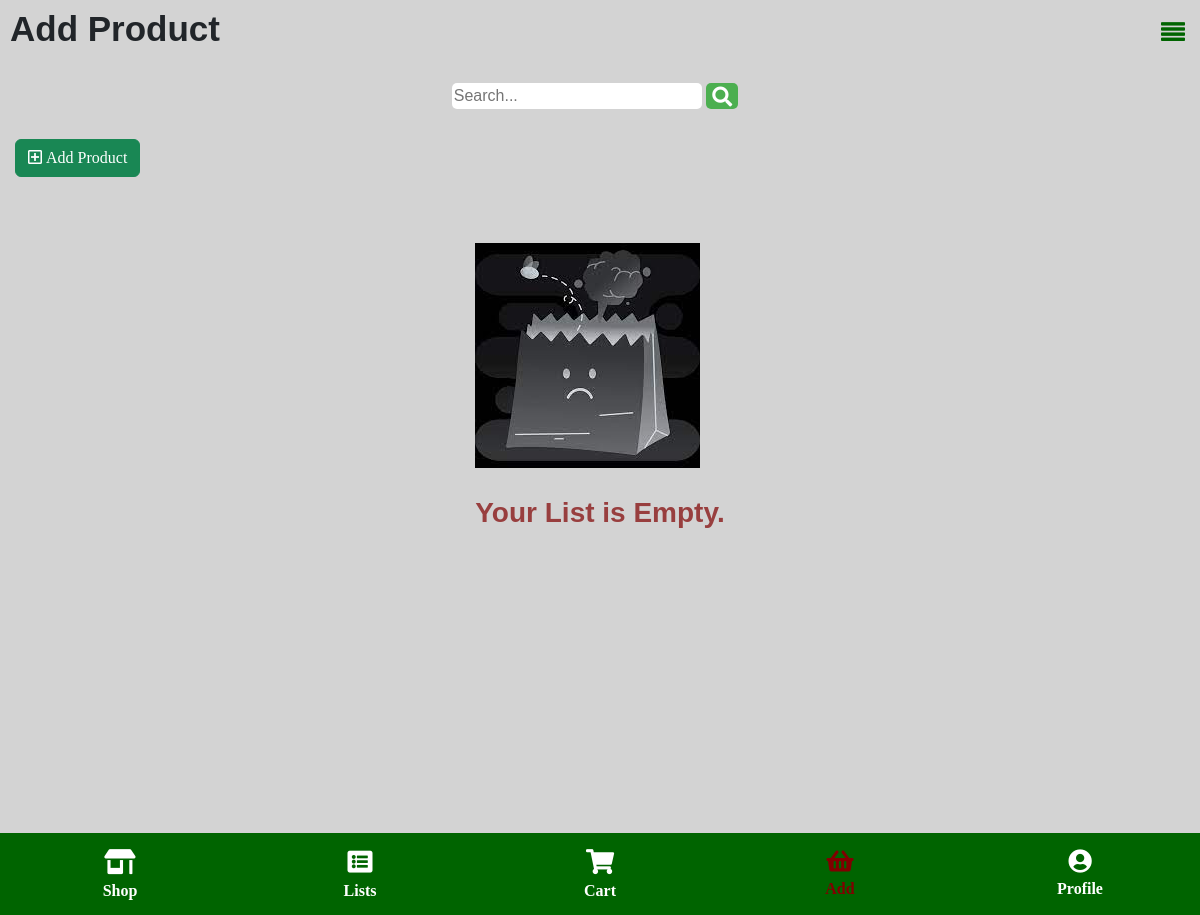
The page /views/addproductlist.php (signed in) on the database as committed earlier.
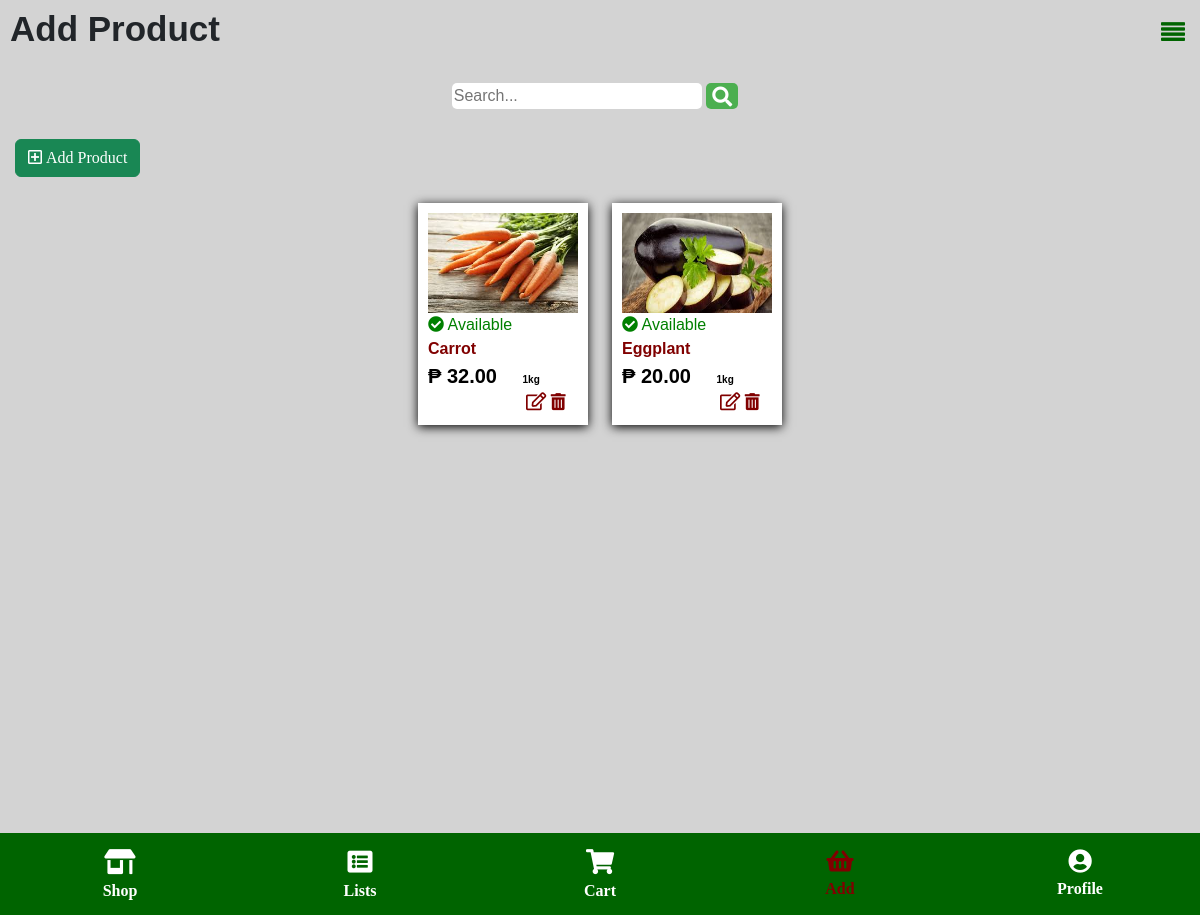
The same page on the database as committed later.
### tables this page shows
CREATE TABLE `product` (
  `id` int(11) NOT NULL,
  `name` varchar(255) NOT NULL,
  `price` decimal(10,2) NOT NULL,
  `category_id` int(11) NOT NULL,
  `brand` varchar(255) NOT NULL DEFAULT 'Unknown',
  `image` varchar(255) DEFAULT NULL,
  `weight` varchar(50) DEFAULT NULL,
  `available` tinyint(1) DEFAULT 1,
  `purchased` tinyint(1) DEFAULT 0,
  `store` varchar(255) NOT NULL DEFAULT 'Unknown',
  `user_id` int(11) NOT NULL
);

### views/addproductlist.php (the view, shortened to what this page needs)
<?php
include 'dbconn.php';
$user_id = $_SESSION['user_id'];
$page = isset($_GET['page']) ? (int)$_GET['page'] : 1;
$records_per_page = 16;
$offset = ($page - 1) * $records_per_page;
$search = isset($_GET['search']) ? $_GET['search'] : '';
$sql = "SELECT * FROM Product WHERE user_id = ? AND (Name LIKE ? OR Brand LIKE ? OR Store LIKE ?) LIMIT ?, ?";
$stmt = $conn->prepare($sql);
$searchTerm = "%$search%";
$stmt->bind_param("isssii", $user_id, $searchTerm, $searchTerm, $searchTerm, $offset, $records_per_page);
$stmt->execute();
$result = $stmt->get_result();
?>
<!DOCTYPE html>
<html lang="en">
<head>
    <link rel="stylesheet" href="https://cdnjs.cloudflare.com/ajax/libs/font-awesome/5.15.4/css/all.min.css">
    <link href="https://cdn.jsdelivr.net/npm/bootstrap@5.3.2/dist/css/bootstrap.min.css" rel="stylesheet">
    <link rel="stylesheet" href="https://cdnjs.cloudflare.com/ajax/libs/font-awesome/4.7.0/css/font-awesome.min.css">
    <link rel="stylesheet" href="css/addproductlist.css" />
</head>
<body>
    <header class="navbar" style="width: auto;;" data-bs-theme="dark">
        <h1 style="font-weight: bold; font-size: 35px; margin-left: 10px;">Add Product</h1>
        <button class="menu-button">
            <i class="fa fa-align-justify" style="color: darkgreen; margin-right: 15px; transition: transform 0.3s ease;"></i>
        </button>
    </header>
    <div class="search-form">
        <form action="" method="GET">
            <input type="text" name="search" placeholder="Search...">
            <button type="submit" class="search-button">
                <i class="fas fa-search"></i>
            </button>
        </form>
    </div>
    <button type="submit" class="btn btn-success" style="margin-left: 15px;">
        <i class="far fa-plus-square" id="addProductButton"> Add Product
</button></i>
        <div class="product-list">
            <div class="list-wrapper">
                <?php $foundProduct = false;?>
                    <?php while($product = $result->fetch_assoc()):
          $foundProduct = true;
          ?>
                        <div class="product-container" style="box-shadow: 0 2px 10px rgba(0, 0, 0, 100.2);">
                            <div class="product-image">
                                <img src="<?php echo $product['image']; ?>" alt="Product Image" style="width: 150px; height: 100px;">
                            </div>
                            <div class="product-details">
                                <?php if ($product['purchased'] == 1): ?>
                                    <span style="color: blue;">
                            <i class="fas fa-check"></i> Purchased
                        </span>
                                    <?php elseif ($product['available'] == 1): ?>
                                        <span style="color: green;">
                            <i class="fas fa-check-circle"></i> Available
                        </span>
                                        <?php else: ?>
                                            <span style="color: red;">
                            <i class="fas fa-times-circle"></i> Sold Out
                        </span>
                                            <?php endif; ?>
                                                <div class="product-name" style="font-weight: bold; color: maroon;">
                                                    <?php echo $product['name']; ?>
                                                </div>
                                                <div class="product-price" style="font-size: 20px; font-weight: bold; color: black;">₱
                                                    <?php echo $product['price']; ?>
                                                        <span class="product-weight" style="margin-left: 20px;font-size: 10px; color: black;"> <?php echo $product['weight']; ?></span></div>
                                                <div class="product-actions">
                                                    <a href="adminupdate_product_form.php?Id=<?= htmlspecialchars($product['id']); ?>" class="update-btn">
                                                        <i class="far fa-edit" style="font-size: 18px; margin-left: 90px;">
                    </a></i>
                                                        <a href="delete.php?Id=<?= htmlspecialchars($product['id']); ?>" class="delete-btn">
                                                            <i class="fas fa-trash-alt" style="font-size: 17px;">
                    </a></i>
                                                </div>
                            </div>
                        </div>
                        <?php endwhile; ?>
                            <?php if (!$foundProduct): ?>
                                <div class="no-product-found">
                                    <image src="uploads/emptybag.png" style="margin-top: 40px;">
                                        <h3 style="color: maroon; opacity: 0.7; font-weight: bold; margin-top: 1em;">Your List is Empty.</h3>
                                </div>
                                <?php endif; ?>
            </div>
        </div>
        <div class="icon-bar">
            <a class="active" href="user_dashboard.php">
                <i class="fas fa-store-alt"><br>
<span style="font-size: 16px;">Shop</span>
</a></i>
                <a class="active" href="my_shopping_list.php">
                    <i class="fas fa-list-alt"><br>
  <span style="font-size: 16px;">Lists</span>
</a></i>
                    <a class="active" href="cartlist.php">
                        <i class="fas fa-shopping-cart"><br>
  <span style="font-size: 16px;">Cart</span>
</a></i>
                        <a class="active" href="addproductlist.php">
                            <i class="fas fa-shopping-basket" style="font-size: 24px; color: maroon;"><br>
  <span style="font-size: 16px;">Add</span>
</a></i>
                            <a class="active" href="profile.php">
                                <i class="fas fa-user-circle" style="font-size: 24px;"><br>
  <span style="font-size: 16px;">Profile</span>
</a></i>
        </div>
</body>
</html>

### views/css/addproductlist.css (style rules this page uses)
body { margin: 0; background-color: lightgray; height: 100vh; width: 100vw; box-sizing: border-box; font-family: "Poppins", sans-serif; }
.menu-button { font-size: 24px; position: relative; cursor: pointer; background: none; border: none; padding: 0; }
.product-container { padding: 10px; background-color: #fff; box-shadow: 0 2px 10px rgba(0, 0, 0, 0.1); position: sticky; z-index: 999; }
.product-list { background-color: var(--grayscale-white); height: 646px; position: relative; z-index: 1; overflow-y: auto; margin-top: 10px; }
.list-wrapper { margin: 1rem 0; display: flex; align-items: center; justify-content: center; flex-wrap: wrap; gap: 1.50rem; }
.icon-bar { width: 100%; background-color: darkgreen; overflow: auto; padding: 16px 0; display: flex; justify-content: space-around; }
.icon-bar a { width: 20%; text-align: center; transition: all 0.3s ease; color: white; font-size: 25px; position: relative; display: flex; flex-direction: column; align-items: center; text-decoration: none; }
.icon-bar a span { font-size: 16px; transition: color 0.3s ease; }
.search-form { display: flex; align-items: center; justify-content: center; margin-top: 17px; margin-bottom: 30px; }
.search-form input[type="text"] { width: 250px; border: none; border-radius: 5px; }
.search-form .search-button { background-color: #4CAF50; color: white; border: none; border-radius: 5px; margin-right: 10px; cursor: pointer; }
.search-form .search-button i { font-size: 20px; vertical-align: middle; }
.product-actions a.update-btn { background-color:white; color: maroon; height:33px; margin-left: 8px; margin-top:5px; }
.product-actions a.delete-btn { background-color:white; color: maroon; height:33px; margin-right: 10px; margin-top:5px; }

Rows that differ between the two databases and show on the page:
added product: image (picture), purchased 0 (drawn), name "Carrot", price "32.00", weight "1kg"
added product: image (picture), purchased 0 (drawn), name "Eggplant", price "20.00", weight "1kg"
Other text that changed with them:
text no longer shown: "Your List is Empty."
